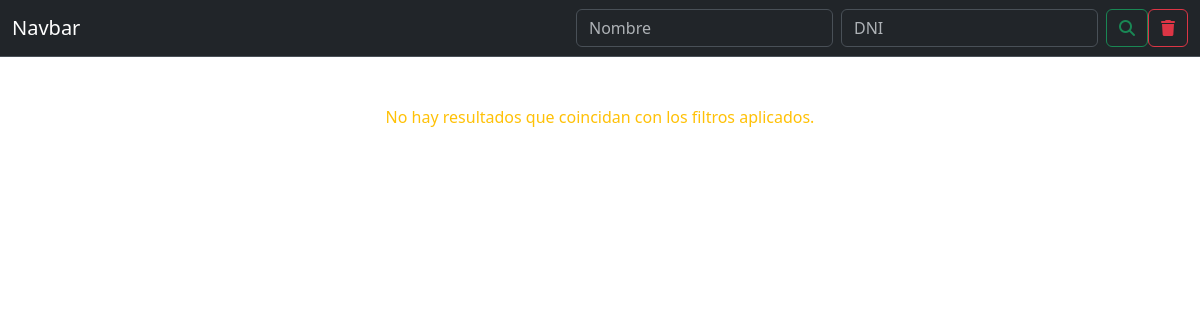
The page /entradas/leerEscuela.php?pagina=2 on the database as committed earlier.
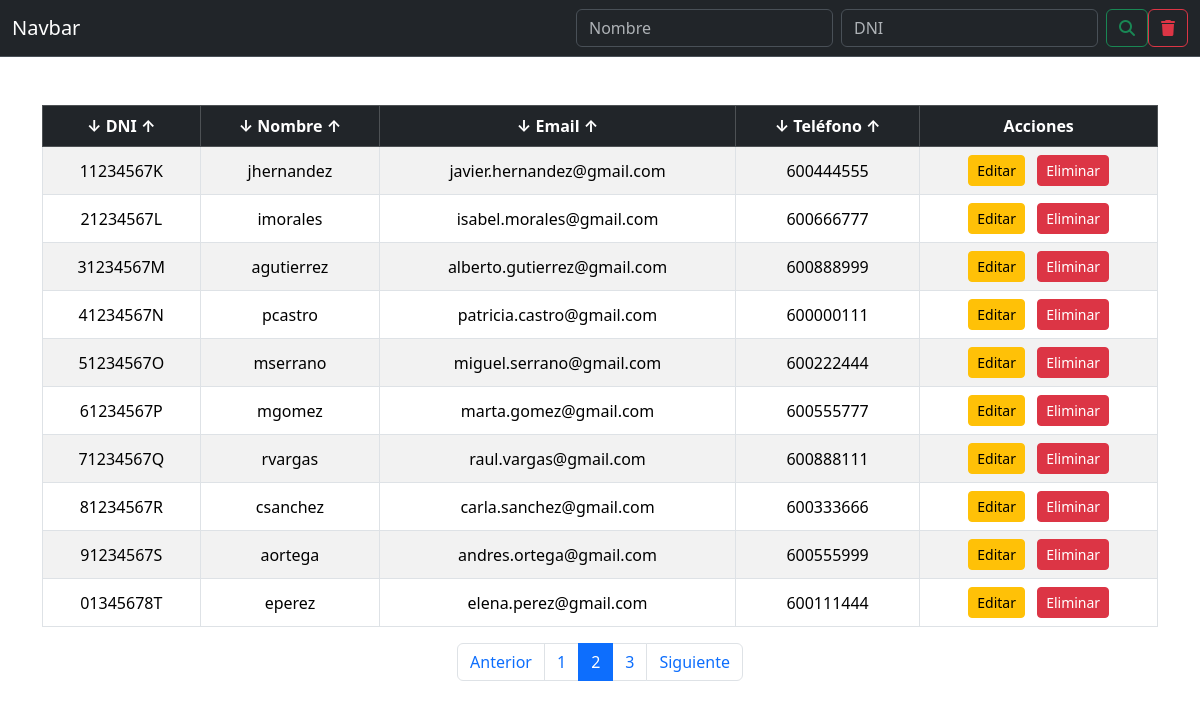
The same page on the database as committed later.
### tables this page shows
CREATE TABLE tbl_usuario (
    id_usuario INT AUTO_INCREMENT PRIMARY KEY NOT NULL,
    nombre_usuario VARCHAR(50) NOT NULL,
    password_usuario VARCHAR(50) NOT NULL,
    email_usuario VARCHAR(60) NOT NULL,
    telf_usuario CHAR(9) NOT NULL,
    dni_usuario CHAR(9) NOT NULL,
    rol_usuario ENUM('Admin', 'Alumno') DEFAULT 'Alumno' NOT NULL
);

### entradas/leerEscuela.php (the view, shortened to what this page needs)
<!DOCTYPE html>
<html lang="en">
<head>
    <link href="https://cdn.jsdelivr.net/npm/bootstrap@5.3.2/dist/css/bootstrap.min.css" rel="stylesheet">
    <link href="https://cdnjs.cloudflare.com/ajax/libs/font-awesome/6.4.0/css/all.min.css" rel="stylesheet">
</head>
<body>
    <nav class="navbar bg-dark border-bottom border-body" data-bs-theme="dark">
        <div class="container-fluid">
            <a class="navbar-brand">Navbar</a>
            <form class="d-flex" role="search">
                <input class="form-control me-2" name="nombre" type="search" placeholder="Nombre" aria-label="Nombre">
                <input class="form-control me-2" name="dni" type="search" placeholder="DNI" aria-label="DNI">
                <button class="btn btn-outline-success" type="submit"><i class="fa-solid fa-magnifying-glass"></i></button>
                <button class="btn btn-outline-danger" type="submit"><i class="fa-solid fa-trash"></i></button>
            </form>
        </div>
    </nav>
    <div class="container my-5">
        <?php
        include_once('../db/conexion.php');
        $registrosPorPagina = 10;
        $paginaActual = isset($_GET['pagina']) ? (int)$_GET['pagina'] : 1;
        $offset = ($paginaActual - 1) * $registrosPorPagina;
        $sql = "SELECT *
            FROM
            tbl_usuario
            LIMIT $offset, $registrosPorPagina";
        $result = $conn->query($sql);
        $sqlTotal = "SELECT COUNT(*) AS total FROM tbl_usuario";
        $totalResult = $conn->query($sqlTotal);
        $totalRows = $totalResult->fetch_assoc()['total'];
        $totalPaginas = ceil($totalRows / $registrosPorPagina);
        if ($result->num_rows > 0) {
            echo "<div class='table-responsive'>";
            echo "<table class='table table-bordered table-hover table-striped text-center'>";
            echo "<thead class='table-dark'>
                    <tr>
                        <th>↓ DNI ↑</th>
                        <th>↓ Nombre ↑</th>
                        <th>↓ Email ↑</th>
                        <th>↓ Teléfono ↑</th>
                        <th>Acciones</th>
                    </tr>
                  </thead>";
            echo "<tbody>";
            $rows = $result->fetch_all(MYSQLI_ASSOC);
            foreach ($rows as $row) {
                echo "<tr class='align-middle'>
                        <td>" . htmlspecialchars($row["dni_usuario"]) . "</td>
                        <td>" . htmlspecialchars($row["nombre_usuario"]) . "</td>
                        <td>" . htmlspecialchars($row["email_usuario"]) . "</td>
                        <td>" . htmlspecialchars($row["telf_usuario"]) . "</td>
                        <td>
                            <a href='editarRegistro.php?id=" . htmlspecialchars($row["id_usuario"]) . "' class='btn btn-warning btn-sm me-2'>Editar</a>
                            <a href='eliminarRegistro.php?id=" . htmlspecialchars($row["id_usuario"]) . "' class='btn btn-danger btn-sm' onclick='return confirm(\"¿Estás seguro de eliminar este usuario?\")'>Eliminar</a>
                        </td>
                      </tr>";
            }
            echo "</tbody></table>";
            echo "</div>";
            echo "<nav aria-label='Paginación'>";
            echo "<ul class='pagination justify-content-center'>";
            if ($paginaActual > 1) {
                echo "<li class='page-item'><a class='page-link' href='?pagina=" . ($paginaActual - 1) . "'>Anterior</a></li>";
            }
            for ($i = 1; $i <= $totalPaginas; $i++) {
                echo "<li class='page-item " . ($i == $paginaActual ? "active" : "") . "'>
                        <a class='page-link' href='?pagina=$i'>$i</a>
                      </li>";
            }
            if ($paginaActual < $totalPaginas) {
                echo "<li class='page-item'><a class='page-link' href='?pagina=" . ($paginaActual + 1) . "'>Siguiente</a></li>";
            }
            echo "</ul>";
            echo "</nav>";
        } else {
            echo "<p class='text-center text-warning'>No hay resultados que coincidan con los filtros aplicados.</p>";
        }
        ?>
    </div>
</body>
</html>

Rows that differ between the two databases and show on the page:
added tbl_usuario: dni_usuario "11234567K", nombre_usuario "jhernandez", email_usuario "javier.hernandez@gmail.com", telf_usuario "600444555"
added tbl_usuario: dni_usuario "21234567L", nombre_usuario "imorales", email_usuario "isabel.morales@gmail.com", telf_usuario "600666777"
added tbl_usuario: dni_usuario "31234567M", nombre_usuario "agutierrez", email_usuario "alberto.gutierrez@gmail.com", telf_usuario "600888999"
added tbl_usuario: dni_usuario "41234567N", nombre_usuario "pcastro", email_usuario "patricia.castro@gmail.com", telf_usuario "600000111"
added tbl_usuario: dni_usuario "51234567O", nombre_usuario "mserrano", email_usuario "miguel.serrano@gmail.com", telf_usuario "600222444"
added tbl_usuario: dni_usuario "61234567P", nombre_usuario "mgomez", email_usuario "marta.gomez@gmail.com", telf_usuario "600555777"
added tbl_usuario: dni_usuario "71234567Q", nombre_usuario "rvargas", email_usuario "raul.vargas@gmail.com", telf_usuario "600888111"
added tbl_usuario: dni_usuario "81234567R", nombre_usuario "csanchez", email_usuario "carla.sanchez@gmail.com", telf_usuario "600333666"
added tbl_usuario: dni_usuario "91234567S", nombre_usuario "aortega", email_usuario "andres.ortega@gmail.com", telf_usuario "600555999"
added tbl_usuario: dni_usuario "01345678T", nombre_usuario "eperez", email_usuario "elena.perez@gmail.com", telf_usuario "600111444"
Other text that changed with them:
text no longer shown: "No hay resultados que coincidan con los filtros aplicados."
text now shown: "↓ DNI ↑ ↓ Nombre ↑ ↓ Email ↑ ↓ Teléfono ↑ Acciones Anterior Siguiente"
new list line: "1"
new list line: "2"
new list line: "3"
